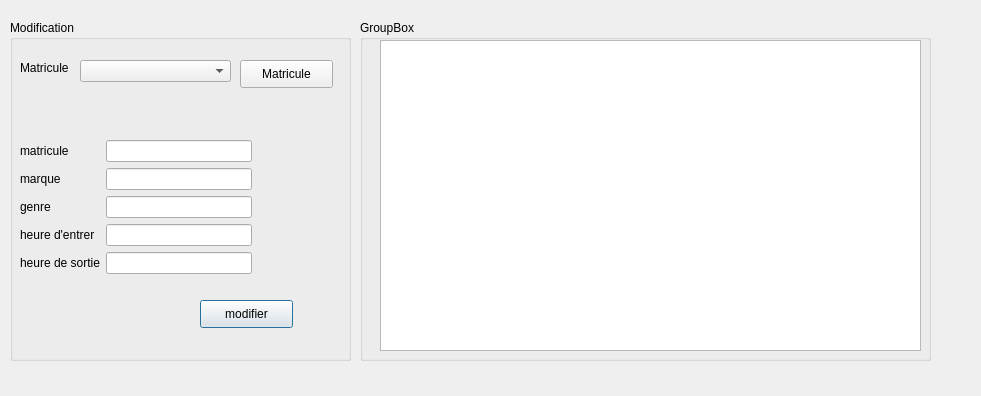
<?xml version="1.0" encoding="UTF-8"?>
<ui version="4.0">
 <class>modifier</class>
 <widget class="QDialog" name="modifier">
  <property name="geometry">
   <rect>
    <x>0</x>
    <y>0</y>
    <width>981</width>
    <height>396</height>
   </rect>
  </property>
  <property name="windowTitle">
   <string>Dialog</string>
  </property>
  <widget class="QGroupBox" name="groupBox">
   <property name="geometry">
    <rect>
     <x>10</x>
     <y>20</y>
     <width>341</width>
     <height>341</height>
    </rect>
   </property>
   <property name="title">
    <string>Modification</string>
   </property>
   <widget class="QPushButton" name="matricule_edit">
    <property name="geometry">
     <rect>
      <x>190</x>
      <y>280</y>
      <width>93</width>
      <height>28</height>
     </rect>
    </property>
    <property name="text">
     <string>modifier</string>
    </property>
   </widget>
   <widget class="QComboBox" name="choix_matricule">
    <property name="geometry">
     <rect>
      <x>70</x>
      <y>40</y>
      <width>151</width>
      <height>22</height>
     </rect>
    </property>
   </widget>
   <widget class="QLabel" name="label_6">
    <property name="geometry">
     <rect>
      <x>10</x>
      <y>40</y>
      <width>56</width>
      <height>16</height>
     </rect>
    </property>
    <property name="text">
     <string>Matricule</string>
    </property>
   </widget>
   <widget class="QWidget" name="layoutWidget">
    <property name="geometry">
     <rect>
      <x>10</x>
      <y>120</y>
      <width>232</width>
      <height>136</height>
     </rect>
    </property>
    <layout class="QFormLayout" name="formLayout">
     <item row="0" column="0">
      <widget class="QLabel" name="label">
       <property name="text">
        <string>matricule</string>
       </property>
      </widget>
     </item>
     <item row="0" column="1">
      <widget class="QLineEdit" name="matricule_line"/>
     </item>
     <item row="1" column="0">
      <widget class="QLabel" name="label_2">
       <property name="text">
        <string>marque</string>
       </property>
      </widget>
     </item>
     <item row="1" column="1">
      <widget class="QLineEdit" name="marque_line"/>
     </item>
     <item row="2" column="0">
      <widget class="QLabel" name="label_3">
       <property name="text">
        <string>genre</string>
       </property>
      </widget>
     </item>
     <item row="2" column="1">
      <widget class="QLineEdit" name="genre_line"/>
     </item>
     <item row="3" column="0">
      <widget class="QLabel" name="label_4">
       <property name="text">
        <string>heure d'entrer</string>
       </property>
      </widget>
     </item>
     <item row="3" column="1">
      <widget class="QLineEdit" name="hre_line"/>
     </item>
     <item row="4" column="0">
      <widget class="QLabel" name="label_5">
       <property name="text">
        <string>heure de sortie</string>
       </property>
      </widget>
     </item>
     <item row="4" column="1">
      <widget class="QLineEdit" name="hrs_line"/>
     </item>
    </layout>
   </widget>
   <widget class="QPushButton" name="aff_mat">
    <property name="geometry">
     <rect>
      <x>230</x>
      <y>40</y>
      <width>93</width>
      <height>28</height>
     </rect>
    </property>
    <property name="text">
     <string>Matricule</string>
    </property>
   </widget>
  </widget>
  <widget class="QGroupBox" name="groupBox_2">
   <property name="geometry">
    <rect>
     <x>360</x>
     <y>20</y>
     <width>571</width>
     <height>341</height>
    </rect>
   </property>
   <property name="title">
    <string>GroupBox</string>
   </property>
   <widget class="QTableView" name="table_View">
    <property name="geometry">
     <rect>
      <x>20</x>
      <y>20</y>
      <width>541</width>
      <height>311</height>
     </rect>
    </property>
   </widget>
  </widget>
 </widget>
 <resources/>
 <connections/>
</ui>
